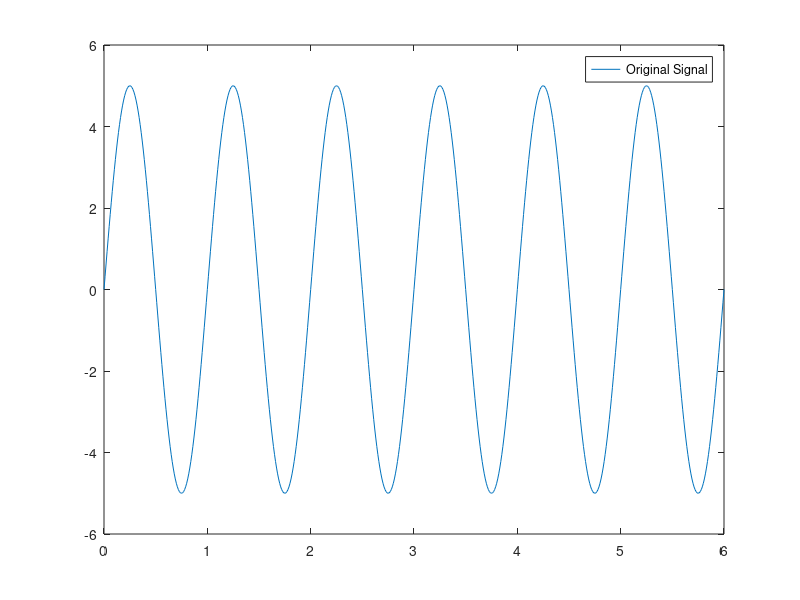
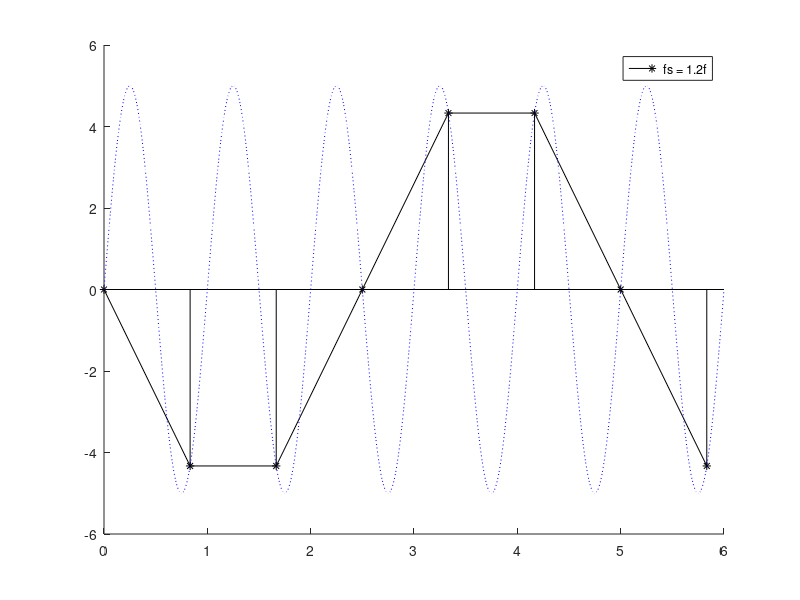
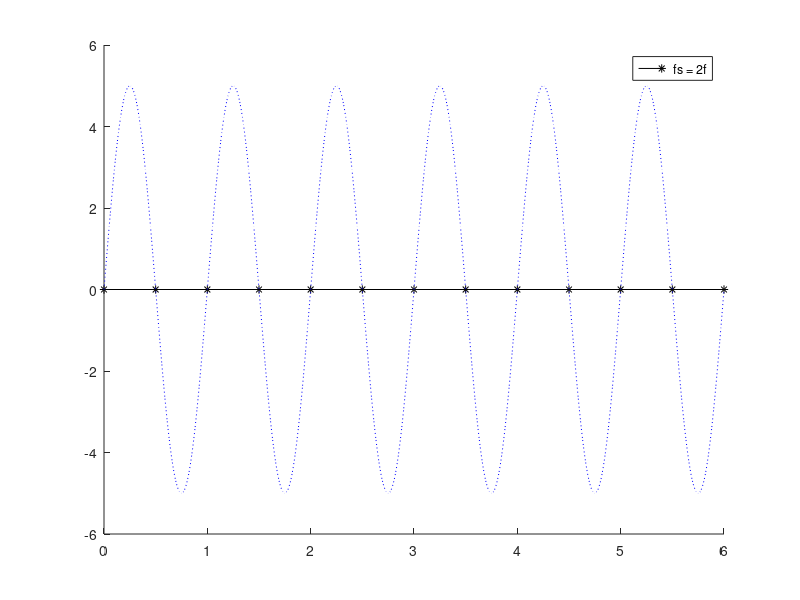
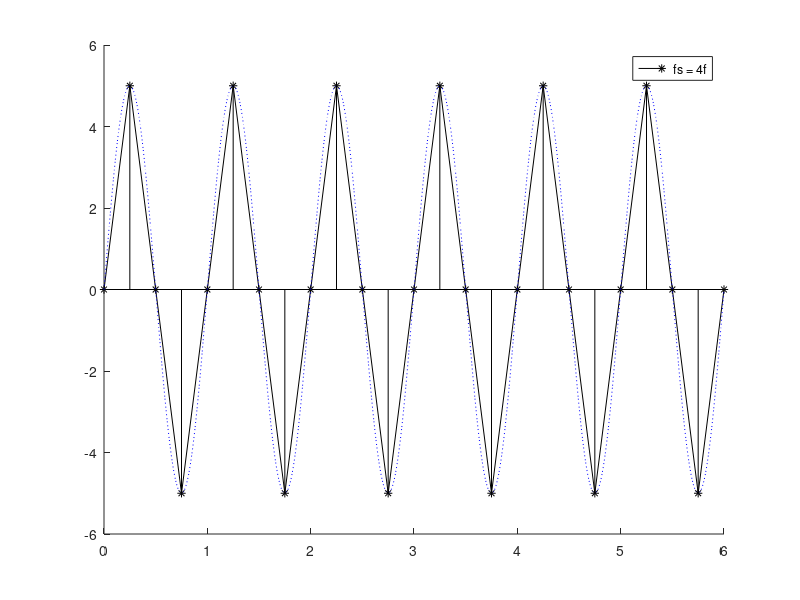

Write the MATLAB code that produced these figures, in order.
%%                  Experiment 3

clear;clc;
A = 5;
f = 1;
t = 0:0.01:6;
x = A*sin(2*pi*f*t);
plot(t,x);
legend('Original Signal');
% sampling
fs = [1.2 2 4]*f;
for i = 1:length(fs)
    n = 0:1/fs(i):6;
    X = A*sin(2*pi*f*n);
    figure;
    hold on;
    stem(n,X,'k*');
    plot(n,X,'k');
    plot(t,x,'b:');
    legend(['fs = ' num2str(fs(i)) 'f']);
end